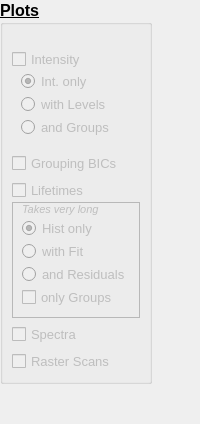
               <widget class="QFrame" name="frame_3">
                <property name="sizePolicy">
                 <sizepolicy hsizetype="Fixed" vsizetype="Preferred">
                  <horstretch>0</horstretch>
                  <verstretch>0</verstretch>
                 </sizepolicy>
                </property>
                <property name="minimumSize">
                 <size>
                  <width>0</width>
                  <height>0</height>
                 </size>
                </property>
                <property name="frameShape">
                 <enum>QFrame::NoFrame</enum>
                </property>
                <property name="frameShadow">
                 <enum>QFrame::Raised</enum>
                </property>
                <layout class="QVBoxLayout" name="verticalLayout_5">
                 <property name="spacing">
                  <number>0</number>
                 </property>
                 <property name="leftMargin">
                  <number>0</number>
                 </property>
                 <property name="topMargin">
                  <number>0</number>
                 </property>
                 <property name="rightMargin">
                  <number>0</number>
                 </property>
                 <property name="bottomMargin">
                  <number>0</number>
                 </property>
                 <item>
                  <widget class="QGroupBox" name="gbxExport_Plots">
                   <property name="enabled">
                    <bool>true</bool>
                   </property>
                   <property name="sizePolicy">
                    <sizepolicy hsizetype="Fixed" vsizetype="Fixed">
                     <horstretch>0</horstretch>
                     <verstretch>0</verstretch>
                    </sizepolicy>
                   </property>
                   <property name="minimumSize">
                    <size>
                     <width>0</width>
                     <height>0</height>
                    </size>
                   </property>
                   <property name="font">
                    <font>
                     <pointsize>12</pointsize>
                     <bold>true</bold>
                     <underline>true</underline>
                    </font>
                   </property>
                   <property name="title">
                    <string>Plots</string>
                   </property>
                   <layout class="QVBoxLayout" name="verticalLayout_13">
                    <property name="spacing">
                     <number>1</number>
                    </property>
                    <item>
                     <spacer name="verticalSpacer_10">
                      <property name="orientation">
                       <enum>Qt::Vertical</enum>
                      </property>
                      <property name="sizeType">
                       <enum>QSizePolicy::Fixed</enum>
                      </property>
                      <property name="sizeHint" stdset="0">
                       <size>
                        <width>20</width>
                        <height>15</height>
                       </size>
                      </property>
                     </spacer>
                    </item>
                    <item>
                     <widget class="QCheckBox" name="chbEx_Plot_Intensity">
                      <property name="enabled">
                       <bool>false</bool>
                      </property>
                      <property name="font">
                       <font>
                        <pointsize>10</pointsize>
                        <bold>false</bold>
                        <underline>false</underline>
                       </font>
                      </property>
                      <property name="text">
                       <string>Intensity</string>
                      </property>
                     </widget>
                    </item>
                    <item>
                     <widget class="QFrame" name="frmPlot_Int_Selection">
                      <property name="enabled">
                       <bool>true</bool>
                      </property>
                      <property name="frameShape">
                       <enum>QFrame::NoFrame</enum>
                      </property>
                      <property name="frameShadow">
                       <enum>QFrame::Plain</enum>
                      </property>
                      <property name="lineWidth">
                       <number>1</number>
                      </property>
                      <layout class="QVBoxLayout" name="verticalLayout_2">
                       <property name="spacing">
                        <number>2</number>
                       </property>
                       <property name="topMargin">
                        <number>0</number>
                       </property>
                       <item>
                        <widget class="QRadioButton" name="rdbInt_Only">
                         <property name="enabled">
                          <bool>false</bool>
                         </property>
                         <property name="font">
                          <font>
                           <pointsize>10</pointsize>
                           <bold>false</bold>
                           <underline>false</underline>
                          </font>
                         </property>
                         <property name="text">
                          <string>Int. only</string>
                         </property>
                         <property name="checked">
                          <bool>true</bool>
                         </property>
                        </widget>
                       </item>
                       <item>
                        <widget class="QRadioButton" name="rdbWith_Levels">
                         <property name="enabled">
                          <bool>false</bool>
                         </property>
                         <property name="font">
                          <font>
                           <pointsize>10</pointsize>
                           <bold>false</bold>
                           <underline>false</underline>
                          </font>
                         </property>
                         <property name="text">
                          <string>with Levels</string>
                         </property>
                         <property name="checkable">
                          <bool>true</bool>
                         </property>
                         <property name="checked">
                          <bool>false</bool>
                         </property>
                        </widget>
                       </item>
                       <item>
                        <widget class="QRadioButton" name="rdbAnd_Groups">
                         <property name="enabled">
                          <bool>false</bool>
                         </property>
                         <property name="font">
                          <font>
                           <pointsize>10</pointsize>
                           <bold>false</bold>
                           <underline>false</underline>
                          </font>
                         </property>
                         <property name="text">
                          <string>and Groups</string>
                         </property>
                         <property name="checkable">
                          <bool>true</bool>
                         </property>
                        </widget>
                       </item>
                      </layout>
                     </widget>
                    </item>
                    <item>
                     <spacer name="spcEx_Grouping_2">
                      <property name="orientation">
                       <enum>Qt::Vertical</enum>
                      </property>
                      <property name="sizeType">
                       <enum>QSizePolicy::Minimum</enum>
                      </property>
                      <property name="sizeHint" stdset="0">
                       <size>
                        <width>20</width>
                        <height>5</height>
                       </size>
                      </property>
                     </spacer>
                    </item>
                    <item>
                     <widget class="QCheckBox" name="chbEx_Plot_Group_BIC">
                      <property name="enabled">
                       <bool>false</bool>
                      </property>
                      <property name="font">
                       <font>
                        <pointsize>10</pointsize>
                        <bold>false</bold>
                        <underline>false</underline>
                       </font>
                      </property>
                      <property name="text">
                       <string>Grouping BICs</string>
                      </property>
                     </widget>
                    </item>
                    <item>
                     <spacer name="spcEx_Grouping_3">
                      <property name="orientation">
                       <enum>Qt::Vertical</enum>
                      </property>
                      <property name="sizeType">
                       <enum>QSizePolicy::Minimum</enum>
                      </property>
                      <property name="sizeHint" stdset="0">
                       <size>
                        <width>20</width>
                        <height>5</height>
                       </size>
                      </property>
                     </spacer>
                    </item>
                    <item>
                     <widget class="QCheckBox" name="chbEx_Plot_Lifetimes">
                      <property name="enabled">
                       <bool>false</bool>
                      </property>
                      <property name="font">
                       <font>
                        <pointsize>10</pointsize>
                        <bold>false</bold>
                        <underline>false</underline>
                       </font>
                      </property>
                      <property name="text">
                       <string>Lifetimes</string>
                      </property>
                     </widget>
                    </item>
                    <item>
                     <widget class="QFrame" name="frmPlot_Lifetime_Selection">
                      <property name="enabled">
                       <bool>true</bool>
                      </property>
                      <property name="frameShape">
                       <enum>QFrame::StyledPanel</enum>
                      </property>
                      <property name="frameShadow">
                       <enum>QFrame::Raised</enum>
                      </property>
                      <layout class="QVBoxLayout" name="verticalLayout_17">
                       <property name="spacing">
                        <number>2</number>
                       </property>
                       <property name="topMargin">
                        <number>0</number>
                       </property>
                       <item>
                        <widget class="QLabel" name="label_4">
                         <property name="enabled">
                          <bool>false</bool>
                         </property>
                         <property name="font">
                          <font>
                           <pointsize>8</pointsize>
                           <italic>true</italic>
                           <bold>false</bold>
                           <underline>false</underline>
                          </font>
                         </property>
                         <property name="text">
                          <string>Takes very long</string>
                         </property>
                        </widget>
                       </item>
                       <item>
                        <widget class="QRadioButton" name="rdbHist_Only">
                         <property name="enabled">
                          <bool>false</bool>
                         </property>
                         <property name="font">
                          <font>
                           <pointsize>10</pointsize>
                           <bold>false</bold>
                           <underline>false</underline>
                          </font>
                         </property>
                         <property name="text">
                          <string>Hist only</string>
                         </property>
                         <property name="checkable">
                          <bool>true</bool>
                         </property>
                         <property name="checked">
                          <bool>true</bool>
                         </property>
                         <property name="autoExclusive">
                          <bool>true</bool>
                         </property>
                        </widget>
                       </item>
                       <item>
                        <widget class="QRadioButton" name="rdbWith_Fit">
                         <property name="enabled">
                          <bool>false</bool>
                         </property>
                         <property name="font">
                          <font>
                           <pointsize>10</pointsize>
                           <bold>false</bold>
                           <underline>false</underline>
                          </font>
                         </property>
                         <property name="text">
                          <string>with Fit</string>
                         </property>
                         <property name="checkable">
                          <bool>true</bool>
                         </property>
                         <property name="checked">
                          <bool>false</bool>
                         </property>
                         <property name="autoExclusive">
                          <bool>true</bool>
                         </property>
                        </widget>
                       </item>
                       <item>
                        <widget class="QRadioButton" name="rdbAnd_Residuals">
                         <property name="enabled">
                          <bool>false</bool>
                         </property>
                         <property name="font">
                          <font>
                           <pointsize>10</pointsize>
                           <bold>false</bold>
                           <underline>false</underline>
                          </font>
                         </property>
                         <property name="text">
                          <string>and Residuals</string>
                         </property>
                         <property name="checkable">
                          <bool>true</bool>
                         </property>
                         <property name="checked">
                          <bool>false</bool>
                         </property>
                         <property name="autoExclusive">
                          <bool>true</bool>
                         </property>
                        </widget>
                       </item>
                       <item>
                        <widget class="QCheckBox" name="chbEx_Plot_Lifetimes_Only_Groups">
                         <property name="enabled">
                          <bool>false</bool>
                         </property>
                         <property name="font">
                          <font>
                           <pointsize>10</pointsize>
                           <bold>false</bold>
                           <underline>false</underline>
                          </font>
                         </property>
                         <property name="text">
                          <string>only Groups</string>
                         </property>
                        </widget>
                       </item>
                      </layout>
                     </widget>
                    </item>
                    <item>
                     <spacer name="spcEx_Grouping_4">
                      <property name="orientation">
                       <enum>Qt::Vertical</enum>
                      </property>
                      <property name="sizeType">
                       <enum>QSizePolicy::Minimum</enum>
                      </property>
                      <property name="sizeHint" stdset="0">
                       <size>
                        <width>20</width>
                        <height>5</height>
                       </size>
                      </property>
                     </spacer>
                    </item>
                    <item>
                     <widget class="QCheckBox" name="chbEx_Plot_Spectra">
                      <property name="enabled">
                       <bool>false</bool>
                      </property>
                      <property name="font">
                       <font>
                        <pointsize>10</pointsize>
                        <bold>false</bold>
                        <underline>false</underline>
                       </font>
                      </property>
                      <property name="text">
                       <string>Spectra</string>
                      </property>
                     </widget>
                    </item>
                    <item>
                     <spacer name="spcEx_Grouping_8">
                      <property name="orientation">
                       <enum>Qt::Vertical</enum>
                      </property>
                      <property name="sizeType">
                       <enum>QSizePolicy::Minimum</enum>
                      </property>
                      <property name="sizeHint" stdset="0">
                       <size>
                        <width>20</width>
                        <height>5</height>
                       </size>
                      </property>
                     </spacer>
                    </item>
                    <item>
                     <widget class="QCheckBox" name="chbEx_Plot_Raster_Scans">
                      <property name="enabled">
                       <bool>false</bool>
                      </property>
                      <property name="font">
                       <font>
                        <pointsize>10</pointsize>
                        <bold>false</bold>
                        <underline>false</underline>
                       </font>
                      </property>
                      <property name="text">
                       <string>Raster Scans</string>
                      </property>
                     </widget>
                    </item>
                   </layout>
                  </widget>
                 </item>
                 <item>
                  <spacer name="verticalSpacer_2">
                   <property name="orientation">
                    <enum>Qt::Vertical</enum>
                   </property>
                   <property name="sizeType">
                    <enum>QSizePolicy::Expanding</enum>
                   </property>
                   <property name="sizeHint" stdset="0">
                    <size>
                     <width>20</width>
                     <height>40</height>
                    </size>
                   </property>
                  </spacer>
                 </item>
                </layout>
               </widget>
